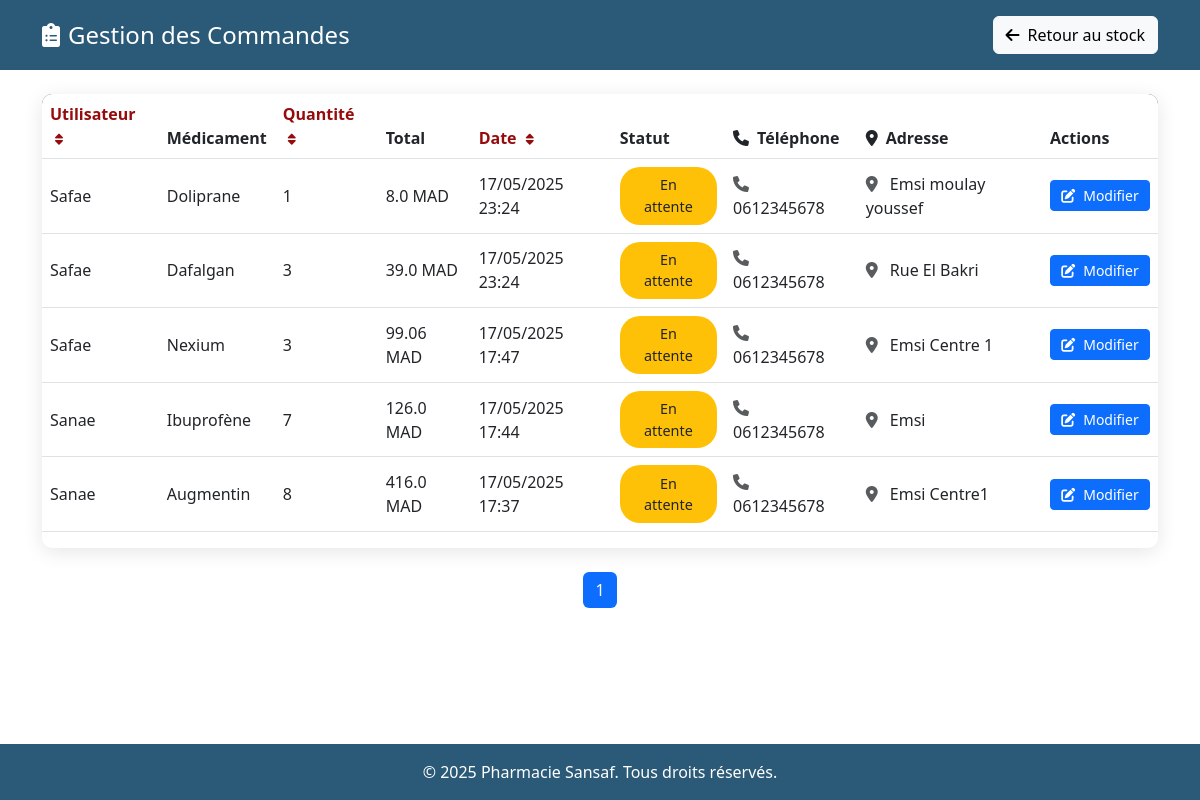
Page /all_commandes (signed in) on the committed database.
### models.py (models this page shows)
class Commande(db.Model):
    id = db.Column(db.Integer, primary_key=True)
    user_id = db.Column(db.Integer, db.ForeignKey('user.id'), nullable=False)
    medicament_id = db.Column(db.Integer, db.ForeignKey('medicament.id'), nullable=False)
    quantity = db.Column(db.Integer, nullable=False)
    date_commande = db.Column(db.DateTime, default=datetime.utcnow)
    status = db.Column(db.String(50), default="Pending")
    user = db.relationship('User', backref='commandes')
    medicament = db.relationship('Medicament', backref='commandes')
    delivery_details = db.relationship('DeliveryDetails', back_populates='commande', cascade="all, delete-orphan", uselist=False)
    @property
    def total(self):
        if self.medicament and self.quantity:
            return round(self.medicament.price * self.quantity, 2)
        return 0

class User(db.Model, UserMixin):
    id = db.Column(db.Integer, primary_key=True)
    username = db.Column(db.String(150), unique=True, nullable=False)
    email = db.Column(db.String(150), unique=True, nullable=False)  # Nouveau champ pour l'e-mail
    password = db.Column(db.String(256), nullable=False)
    role = db.Column(db.String(50), nullable=False, default="user")  # Default role is "user"

class Medicament(db.Model):
    id = db.Column(db.Integer, primary_key=True)
    name = db.Column(db.String(100), nullable=False, unique=True)
    quantity = db.Column(db.Integer, nullable=False)
    dosage = db.Column(db.String(50), nullable=False)
    expiration = db.Column(db.Date, nullable=False)
    price = db.Column(db.Float, nullable=False)  # Prix unitaire
    form = db.Column(db.String(50), nullable=False)  # Forme pharmaceutique
    category = db.Column(db.String(100), nullable=False)  # Catégorie thérapeutique

class DeliveryDetails(db.Model):
    id = db.Column(db.Integer, primary_key=True)
    commande_id = db.Column(db.Integer, db.ForeignKey('commande.id'), nullable=False)
    phone = db.Column(db.String(15), nullable=False)
    address = db.Column(db.String(255), nullable=False)
    commande = db.relationship('Commande', back_populates='delivery_details')

### app.py (the view)
@app.route('/all_commandes', methods=['GET'])
@login_required
@admin_required
def all_commandes():
    sort_by = request.args.get("sort_by", "date_commande")
    sort_order = request.args.get("sort_order", "desc")
    page = request.args.get('page', 1, type=int)
    if sort_by == "user":
        sort_column = User.username
        query = Commande.query.join(User, Commande.user_id == User.id)
    else:
        sort_column = getattr(Commande, sort_by, Commande.date_commande)
        query = Commande.query
    if sort_order == "desc":
        sort_column = sort_column.desc()
    commandes_pagination = query.order_by(sort_column).paginate(page=page, per_page=10)
    return render_template(
        "all_commandes.html",
        commandes=commandes_pagination,
        sort_by=sort_by,
        sort_order=sort_order
    )

### app.py (called while the page is built)
def admin_required(f):
    @wraps(f)
    def decorated_function(*args, **kwargs):
        if current_user.role != "admin":
            flash("Accès refusé : Vous n'avez pas les droits nécessaires.", "danger")
            return redirect(url_for("stock"))
        return f(*args, **kwargs)
    return decorated_function

@login_manager.user_loader
def load_user(user_id):
    return db.session.get(User, int(user_id))

### templates/all_commandes.html (shortened to what this page needs)
<!DOCTYPE html>
<html lang="fr">
<head>
    <link href="https://cdn.jsdelivr.net/npm/bootstrap@5.3.0/dist/css/bootstrap.min.css" rel="stylesheet">
    <link href="https://cdnjs.cloudflare.com/ajax/libs/font-awesome/6.0.0-beta3/css/all.min.css" rel="stylesheet">
</head>
<body>
    <header class=" text-white py-3">
        <div class="container d-flex justify-content-between align-items-center">
            <h2 class="h4 mb-0">
                <i class="fas fa-clipboard-list me-2"></i>Gestion des Commandes
            </h2>
            <nav>
                <a href="{{ url_for('stock') }}" class="btn btn-light">
                    <i class="fas fa-arrow-left me-2"></i>Retour au stock
                </a>
            </nav>
        </div>
    </header>
    <main class="container mt-4 flex-grow-1">
        <div class="table-responsive order-table">
            <table class="table table-hover align-middle">
                <thead>
                    <tr>
                        <th>
                            <a href="{{ url_for('all_commandes', sort_by='user', sort_order='asc' if sort_by != 'user' or sort_order == 'desc' else 'desc') }}"
                               class="sort-link">
                                Utilisateur
                                <i class="fas fa-sort sort-arrow"></i>
                            </a>
                        </th>
                        <th>Médicament</th>
                        <th>
                            <a href="{{ url_for('all_commandes', sort_by='quantity', sort_order='asc' if sort_by != 'quantity' or sort_order == 'desc' else 'desc') }}"
                               class="sort-link">
                                Quantité
                                <i class="fas fa-sort sort-arrow"></i>
                            </a>
                        </th>
                        <th>Total</th>
                        <th>
                            <a href="{{ url_for('all_commandes', sort_by='date_commande', sort_order='asc' if sort_by != 'date_commande' or sort_order == 'desc' else 'desc') }}"
                               class="sort-link">
                                Date
                                <i class="fas fa-sort sort-arrow"></i>
                            </a>
                        </th>
                        <th>Statut</th>
                        <th><i class="fas fa-phone me-2"></i>Téléphone</th>
                        <th><i class="fas fa-map-marker-alt me-2"></i>Adresse</th>
                        <th>Actions</th>
                    </tr>
                </thead>
                <tbody>
                    {% for commande in commandes %}
                    <tr>
                        <td>{{ commande.user.username }}</td>
                        <td>{{ commande.medicament.name }}</td>
                        <td>{{ commande.quantity }}</td>
                        <td>{{ commande.total }} MAD</td>
                        <td>{{ commande.date_commande.strftime('%d/%m/%Y %H:%M') }}</td>
                        <td>
                            {% if commande.status == "Pending" %}
                                <span class="status-badge bg-warning text-dark">En attente</span>
                            {% elif commande.status == "Expédiée" %}
                                <span class="status-badge bg-info text-dark">Expédiée</span>
                            {% elif commande.status == "Livrée" %}
                                <span class="status-badge bg-success">Livrée</span>
                            {% elif commande.status == "Approuvée" %}
                                <span class="status-badge bg-primary">Approuvée</span>
                            {% elif commande.status == "Refusée" %}
                                <span class="status-badge bg-danger">Refusée</span>
                            {% endif %}
                        </td>
                        <td>
                            <i class="fas fa-phone text-muted me-2"></i>
                            {{ commande.delivery_details.phone if commande.delivery_details else '-' }}
                        </td>
                        <td>
                            <i class="fas fa-map-marker-alt text-muted me-2"></i>
                            {{ commande.delivery_details.address if commande.delivery_details else '-' }}
                        </td>
                        <td>
                            <a href="{{ url_for('update_commande', commande_id=commande.id) }}"
                               class="btn btn-primary btn-sm action-btn">
                               <i class="fas fa-edit me-2"></i>Modifier
                            </a>
                        </td>
                    </tr>
                    {% endfor %}
                </tbody>
            </table>
        </div>
        <nav aria-label="Navigation des pages" class="mt-4">
            <ul class="pagination justify-content-center">
                {% for page_num in commandes.iter_pages(left_edge=1, right_edge=1, left_current=2, right_current=2) %}
                <li class="page-item {% if page_num == commandes.page %}active{% endif %}">
                    <a class="page-link"
                       href="{{ url_for('all_commandes', page=page_num, sort_by=sort_by, sort_order=sort_order) }}">
                        {{ page_num if page_num else '...' }}
                    </a>
                </li>
                {% endfor %}
            </ul>
        </nav>
    </main>
    <footer class="text-white text-center py-3 mt-auto">
        <div class="container">
            <p class="mb-0">&copy; 2025 Pharmacie Sansaf. Tous droits réservés.</p>
        </div>
    </footer>
</body>
</html>

### templates/all_commandes.html (style rules this page uses)
:root { --primary-color: #2a5a78; --secondary-color: #5cb85c; --light-bg: #f8f9fa; --dark-bg: #1a1a1a; }
body { font-family: 'Segoe UI', system-ui, sans-serif; min-height: 100vh; display: flex; flex-direction: column; transition: background-color 0.3s, color 0.3s; }
.order-table { border-radius: 10px; overflow: hidden; box-shadow: 0 4px 20px rgba(0,0,0,0.1); }
.order-table thead { background: linear-gradient(135deg, var(--primary-color), #1d465f); color: white; }
.sort-link { color: rgb(150, 11, 11); text-decoration: none; position: relative; }
.sort-arrow { font-size: 0.8em; margin-left: 5px; }
.status-badge { padding: 0.5em 1em; border-radius: 20px; font-size: 0.9em; min-width: 90px; display: inline-block; text-align: center; }
.pagination .page-link { border: none; margin: 0 3px; border-radius: 8px; }
.action-btn { transition: transform 0.2s; min-width: 100px; }
header { background-color: var(--primary-color) !important; }
footer { background-color: var(--primary-color) !important; }

### rows in the picture
Commande: user.username "Safae", medicament.name "Doliprane", quantity "1", total "8.0", date_commande "17/05/2025 23:24", status "En attente", delivery_details "0612345678", delivery_details "Emsi moulay youssef"
Commande: user.username "Safae", medicament.name "Dafalgan", quantity "3", total "39.0", date_commande "17/05/2025 23:24", status "En attente", delivery_details "0612345678", delivery_details "Rue El Bakri"
Commande: user.username "Safae", medicament.name "Nexium", quantity "3", total "99.06", date_commande "17/05/2025 17:47", status "En attente", delivery_details "0612345678", delivery_details "Emsi Centre 1"
Commande: user.username "Sanae", medicament.name "Ibuprofène", quantity "7", total "126.0", date_commande "17/05/2025 17:44", status "En attente", delivery_details "0612345678", delivery_details "Emsi"
Commande: user.username "Sanae", medicament.name "Augmentin", quantity "8", total "416.0", date_commande "17/05/2025 17:37", status "En attente", delivery_details "0612345678", delivery_details "Emsi Centre1"

### other values in the picture
{{ page_num if page_num else '...' }} "1"
